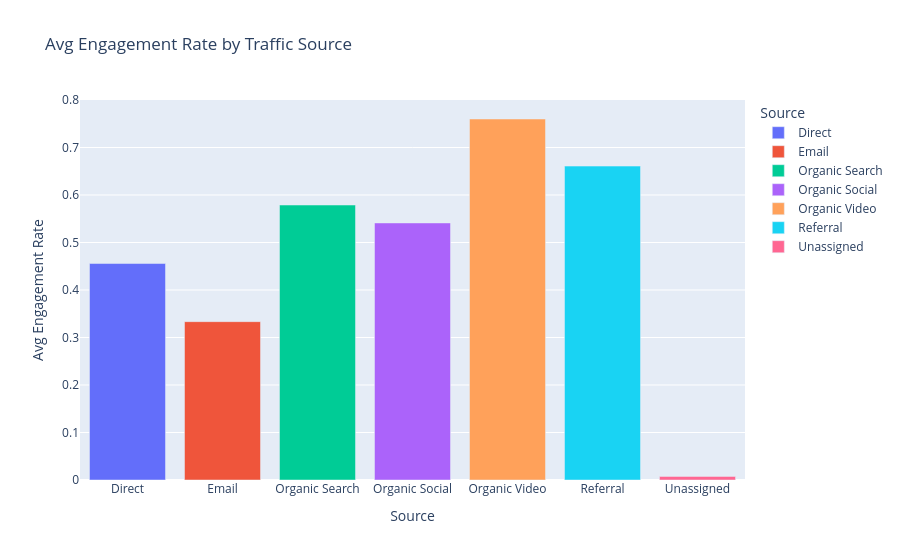

Write notebook code for a chart like this one.
### Code cell
source_df['Engagement Score'] = (
    source_df['Engaged Sessions'] / source_df['Sessions'] * 100
).round(2)

fig2 = px.bar(source_df, x='Source', y='Avg Engagement Rate',
              color='Source', title='Avg Engagement Rate by Traffic Source')
fig2.show()

print("\nTop sources by engagement:")
print(source_df.sort_values('Avg Engagement Rate', ascending=False))

### Figure 1 — Plotly figure (JSON) as saved in the notebook; plotly's stock layout.template omitted (floating-point values rounded to 4 significant figures)
{"data": [{"hovertemplate": "Source=%{x}<br>Avg Engagement Rate=%{y}<extra></extra>", "legendgroup": "Direct", "marker": {"color": "#636efa", "pattern": {"shape": ""}}, "name": "Direct", "orientation": "v", "showlegend": true, "textposition": "auto", "type": "bar", "x": ["Direct"], "xaxis": "x", "y": [0.4557], "yaxis": "y"}, {"hovertemplate": "Source=%{x}<br>Avg Engagement Rate=%{y}<extra></extra>", "legendgroup": "Email", "marker": {"color": "#EF553B", "pattern": {"shape": ""}}, "name": "Email", "orientation": "v", "showlegend": true, "textposition": "auto", "type": "bar", "x": ["Email"], "xaxis": "x", "y": [0.3333], "yaxis": "y"}, {"hovertemplate": "Source=%{x}<br>Avg Engagement Rate=%{y}<extra></extra>", "legendgroup": "Organic Search", "marker": {"color": "#00cc96", "pattern": {"shape": ""}}, "name": "Organic Search", "orientation": "v", "showlegend": true, "textposition": "auto", "type": "bar", "x": ["Organic Search"], "xaxis": "x", "y": [0.5789], "yaxis": "y"}, {"hovertemplate": "Source=%{x}<br>Avg Engagement Rate=%{y}<extra></extra>", "legendgroup": "Organic Social", "marker": {"color": "#ab63fa", "pattern": {"shape": ""}}, "name": "Organic Social", "orientation": "v", "showlegend": true, "textposition": "auto", "type": "bar", "x": ["Organic Social"], "xaxis": "x", "y": [0.5412], "yaxis": "y"}, {"hovertemplate": "Source=%{x}<br>Avg Engagement Rate=%{y}<extra></extra>", "legendgroup": "Organic Video", "marker": {"color": "#FFA15A", "pattern": {"shape": ""}}, "name": "Organic Video", "orientation": "v", "showlegend": true, "textposition": "auto", "type": "bar", "x": ["Organic Video"], "xaxis": "x", "y": [0.76], "yaxis": "y"}, {"hovertemplate": "Source=%{x}<br>Avg Engagement Rate=%{y}<extra></extra>", "legendgroup": "Referral", "marker": {"color": "#19d3f3", "pattern": {"shape": ""}}, "name": "Referral", "orientation": "v", "showlegend": true, "textposition": "auto", "type": "bar", "x": ["Referral"], "xaxis": "x", "y": [0.6609], "yaxis": "y"}, {"hovertemplate": "Source=%{x}<br>Avg Engagement Rate=%{y}<extra></extra>", "legendgroup": "Unassigned", "marker": {"color": "#FF6692", "pattern": {"shape": ""}}, "name": "Unassigned", "orientation": "v", "showlegend": true, "textposition": "auto", "type": "bar", "x": ["Unassigned"], "xaxis": "x", "y": [0.007514], "yaxis": "y"}], "layout": {"barmode": "relative", "legend": {"title": {"text": "Source"}, "tracegroupgap": 0}, "title": {"text": "Avg Engagement Rate by Traffic Source"}, "xaxis": {"anchor": "y", "categoryarray": ["Direct", "Email", "Organic Search", "Organic Social", "Organic Video", "Referral", "Unassigned"], "categoryorder": "array", "domain": [0, 1], "title": {"text": "Source"}}, "yaxis": {"anchor": "x", "domain": [0, 1], "title": {"text": "Avg Engagement Rate"}}}}
